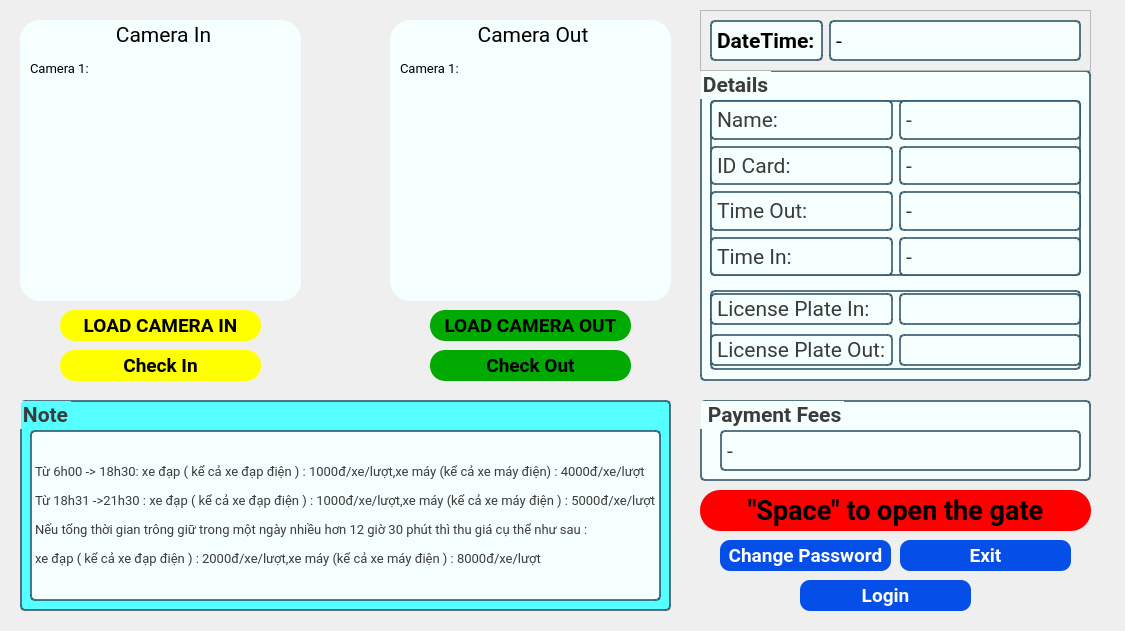
<?xml version="1.0" encoding="UTF-8"?>
<ui version="4.0">
 <class>Form</class>
 <widget class="QWidget" name="Form">
  <property name="geometry">
   <rect>
    <x>0</x>
    <y>0</y>
    <width>1125</width>
    <height>631</height>
   </rect>
  </property>
  <property name="sizePolicy">
   <sizepolicy hsizetype="Fixed" vsizetype="Fixed">
    <horstretch>0</horstretch>
    <verstretch>0</verstretch>
   </sizepolicy>
  </property>
  <property name="windowTitle">
   <string>Form</string>
  </property>
  <widget class="QPushButton" name="pushButtonExit">
   <property name="geometry">
    <rect>
     <x>900</x>
     <y>540</y>
     <width>171</width>
     <height>31</height>
    </rect>
   </property>
   <property name="font">
    <font>
     <family>Roboto</family>
     <pointsize>14</pointsize>
     <weight>75</weight>
     <bold>true</bold>
    </font>
   </property>
   <property name="styleSheet">
    <string notr="true">QPushButton#pushButtonExit{
	background-color:rgb(6, 78, 232);
	color: rgb(255, 255, 255);
	border-radius:10px;
}
QPushButton#pushButtonExit:pressed{
	padding-left:5px;
 	padding-top:5px;
	background-color:rgba(255,0,0,255);
	background-position:calc(100%-10px)center;
}
QPushButton#pushButtonExit:hover{
	background-color:rgb(0, 255, 0);
}
</string>
   </property>
   <property name="text">
    <string>Exit</string>
   </property>
  </widget>
  <widget class="QPushButton" name="pushButtonChangePassword">
   <property name="geometry">
    <rect>
     <x>720</x>
     <y>540</y>
     <width>171</width>
     <height>31</height>
    </rect>
   </property>
   <property name="font">
    <font>
     <family>Roboto</family>
     <pointsize>14</pointsize>
     <weight>75</weight>
     <bold>true</bold>
    </font>
   </property>
   <property name="styleSheet">
    <string notr="true">QPushButton#pushButtonChangePassword{
	background-color:rgb(6, 78, 232);
	color: rgb(255, 255, 255);
	border-radius:10px;
}
QPushButton#pushButtonChangePassword:pressed{
	padding-left:5px;
 	padding-top:5px;
	background-color:rgba(255,0,0,255);
	background-position:calc(100%-10px)center;
}
QPushButton#pushButtonChangePassword:hover{
	background-color:rgb(0, 255, 0);
}
</string>
   </property>
   <property name="text">
    <string>Change Password</string>
   </property>
  </widget>
  <widget class="QPushButton" name="pushButtonOpenIn">
   <property name="geometry">
    <rect>
     <x>60</x>
     <y>310</y>
     <width>201</width>
     <height>31</height>
    </rect>
   </property>
   <property name="sizePolicy">
    <sizepolicy hsizetype="Fixed" vsizetype="Fixed">
     <horstretch>0</horstretch>
     <verstretch>0</verstretch>
    </sizepolicy>
   </property>
   <property name="font">
    <font>
     <family>Roboto</family>
     <pointsize>14</pointsize>
     <weight>75</weight>
     <bold>true</bold>
    </font>
   </property>
   <property name="styleSheet">
    <string notr="true">QPushButton#pushButtonOpenIn
{
	border-radius: 15px;
	color: rgb(0, 0, 0);
	background-color: rgb(255, 255, 0);
}

QPushButton#pushButtonOpenIn:hover
{
	padding-left: 2px;
	padding-top: 2px;
	color: rgb(255, 0, 0);
}

QPushButton#pushButtonOpenIn:pressed
{
	padding: 2px;
	color: rgba(255,255,255,255);
	background-color: rgb(255, 0, 0);
}</string>
   </property>
   <property name="text">
    <string>LOAD CAMERA IN</string>
   </property>
  </widget>
  <widget class="QGroupBox" name="groupBoxCameraIn">
   <property name="geometry">
    <rect>
     <x>20</x>
     <y>20</y>
     <width>281</width>
     <height>281</height>
    </rect>
   </property>
   <property name="font">
    <font>
     <family>Roboto</family>
     <pointsize>16</pointsize>
     <weight>50</weight>
     <bold>false</bold>
    </font>
   </property>
   <property name="styleSheet">
    <string notr="true">background-color:rgb(245, 255, 253);
border-radius: 20px;</string>
   </property>
   <property name="title">
    <string>Camera In</string>
   </property>
   <property name="alignment">
    <set>Qt::AlignCenter</set>
   </property>
   <widget class="QLabel" name="labelCamera1">
    <property name="geometry">
     <rect>
      <x>10</x>
      <y>40</y>
      <width>59</width>
      <height>16</height>
     </rect>
    </property>
    <property name="font">
     <font>
      <family>Roboto</family>
      <pointsize>10</pointsize>
     </font>
    </property>
    <property name="text">
     <string>Camera 1:</string>
    </property>
   </widget>
   <widget class="QGraphicsView" name="graphicsView">
    <property name="geometry">
     <rect>
      <x>60</x>
      <y>70</y>
      <width>200</width>
      <height>200</height>
     </rect>
    </property>
   </widget>
   <widget class="QGroupBox" name="groupBoxCameraIn_2">
    <property name="geometry">
     <rect>
      <x>0</x>
      <y>0</y>
      <width>281</width>
      <height>281</height>
     </rect>
    </property>
    <property name="sizePolicy">
     <sizepolicy hsizetype="Fixed" vsizetype="Fixed">
      <horstretch>0</horstretch>
      <verstretch>0</verstretch>
     </sizepolicy>
    </property>
    <property name="font">
     <font>
      <family>Roboto</family>
      <pointsize>16</pointsize>
      <weight>50</weight>
      <bold>false</bold>
     </font>
    </property>
    <property name="styleSheet">
     <string notr="true">background-color:rgb(245, 255, 253);
border-radius: 20px;</string>
    </property>
    <property name="title">
     <string>Camera In</string>
    </property>
    <property name="alignment">
     <set>Qt::AlignCenter</set>
    </property>
    <widget class="QLabel" name="labelCamera1_1">
     <property name="geometry">
      <rect>
       <x>10</x>
       <y>40</y>
       <width>59</width>
       <height>16</height>
      </rect>
     </property>
     <property name="font">
      <font>
       <family>Roboto</family>
       <pointsize>10</pointsize>
      </font>
     </property>
     <property name="text">
      <string>Camera 1:</string>
     </property>
    </widget>
    <widget class="QGraphicsView" name="graphicsViewCameraIn">
     <property name="geometry">
      <rect>
       <x>60</x>
       <y>70</y>
       <width>200</width>
       <height>200</height>
      </rect>
     </property>
    </widget>
   </widget>
  </widget>
  <widget class="QGroupBox" name="groupBoxNote">
   <property name="geometry">
    <rect>
     <x>20</x>
     <y>400</y>
     <width>651</width>
     <height>211</height>
    </rect>
   </property>
   <property name="sizePolicy">
    <sizepolicy hsizetype="Fixed" vsizetype="Fixed">
     <horstretch>0</horstretch>
     <verstretch>0</verstretch>
    </sizepolicy>
   </property>
   <property name="font">
    <font>
     <family>Roboto</family>
     <pointsize>16</pointsize>
     <weight>75</weight>
     <bold>true</bold>
    </font>
   </property>
   <property name="styleSheet">
    <string notr="true">border: 2px solid rgba(0,0,0,0);
border-color: rgba(46,82,101,200);
color: rgb(59, 59, 59);
background-color: rgb(85, 255, 255);
border-radius:5px;

</string>
   </property>
   <property name="title">
    <string>Note</string>
   </property>
   <property name="alignment">
    <set>Qt::AlignLeading|Qt::AlignLeft|Qt::AlignTop</set>
   </property>
   <widget class="QLabel" name="labelNote">
    <property name="geometry">
     <rect>
      <x>10</x>
      <y>30</y>
      <width>631</width>
      <height>171</height>
     </rect>
    </property>
    <property name="sizePolicy">
     <sizepolicy hsizetype="Fixed" vsizetype="Fixed">
      <horstretch>0</horstretch>
      <verstretch>0</verstretch>
     </sizepolicy>
    </property>
    <property name="font">
     <font>
      <family>Roboto</family>
      <pointsize>10</pointsize>
     </font>
    </property>
    <property name="styleSheet">
     <string notr="true">background-color:rgb(245, 255, 253);
color::rgb(245, 255, 253);
border-radius:5px;</string>
    </property>
    <property name="text">
     <string>&lt;html&gt;&lt;head/&gt;&lt;body&gt;&lt;p&gt;Từ 6h00 -&amp;gt; 18h30: xe đạp ( kể cả xe đạp điện ) : 1000đ/xe/lượt,xe máy (kể cả xe máy điện) : 4000đ/xe/lượt&lt;/p&gt;&lt;p&gt;Từ 18h31 -&amp;gt;21h30 : xe đạp ( kể cả xe đạp điện ) : 1000đ/xe/lượt,xe máy (kể cả xe máy điện ) : 5000đ/xe/lượt&lt;/p&gt;&lt;p&gt;Nếu tổng thời gian trông giữ trong một ngày nhiều hơn 12 giờ 30 phút thì thu giá cụ thể như sau : &lt;/p&gt;&lt;p&gt;xe đạp ( kể cả xe đạp điện ) : 2000đ/xe/lượt,xe máy (kể cả xe máy điện ) : 8000đ/xe/lượt&lt;/p&gt;&lt;/body&gt;&lt;/html&gt;</string>
    </property>
   </widget>
  </widget>
  <widget class="QPushButton" name="pushButtonLogin">
   <property name="geometry">
    <rect>
     <x>800</x>
     <y>580</y>
     <width>171</width>
     <height>31</height>
    </rect>
   </property>
   <property name="font">
    <font>
     <family>Roboto</family>
     <pointsize>14</pointsize>
     <weight>75</weight>
     <bold>true</bold>
    </font>
   </property>
   <property name="styleSheet">
    <string notr="true">QPushButton#pushButtonLogin{
	background-color:rgb(6, 78, 232);
	color: rgb(255, 255, 255);
	border-radius:10px;
}
QPushButton#pushButtonLogin:pressed{
	padding-left:5px;
 	padding-top:5px;
	background-color:rgba(255,0,0,255);
	background-position:calc(100%-10px)center;
}
QPushButton#pushButtonLogin:hover{
	background-color:rgb(0, 255, 0);
}
</string>
   </property>
   <property name="text">
    <string>Login</string>
   </property>
  </widget>
  <widget class="QGroupBox" name="groupBoxPaymentFees">
   <property name="geometry">
    <rect>
     <x>700</x>
     <y>400</y>
     <width>391</width>
     <height>81</height>
    </rect>
   </property>
   <property name="font">
    <font>
     <family>Roboto</family>
     <pointsize>16</pointsize>
     <weight>75</weight>
     <bold>true</bold>
    </font>
   </property>
   <property name="styleSheet">
    <string notr="true">background-color:rgb(245, 255, 253);
border: 2px solid rgba(0,0,0,0);
border-color: rgba(46,82,101,200);
color: rgb(59, 59, 59);
border-radius:5px;</string>
   </property>
   <property name="title">
    <string> Payment Fees</string>
   </property>
   <widget class="QLabel" name="labelShowPaymentFees">
    <property name="geometry">
     <rect>
      <x>20</x>
      <y>30</y>
      <width>361</width>
      <height>41</height>
     </rect>
    </property>
    <property name="font">
     <font>
      <family>Roboto</family>
      <pointsize>16</pointsize>
      <weight>50</weight>
      <bold>false</bold>
     </font>
    </property>
    <property name="styleSheet">
     <string notr="true">background-color:rgb(245, 255, 253);
border-radius:5px;</string>
    </property>
    <property name="text">
     <string>-</string>
    </property>
   </widget>
  </widget>
  <widget class="QGroupBox" name="groupBoxCameraOut">
   <property name="geometry">
    <rect>
     <x>390</x>
     <y>20</y>
     <width>281</width>
     <height>281</height>
    </rect>
   </property>
   <property name="sizePolicy">
    <sizepolicy hsizetype="Fixed" vsizetype="Fixed">
     <horstretch>0</horstretch>
     <verstretch>0</verstretch>
    </sizepolicy>
   </property>
   <property name="font">
    <font>
     <family>Roboto</family>
     <pointsize>16</pointsize>
     <weight>50</weight>
     <bold>false</bold>
    </font>
   </property>
   <property name="styleSheet">
    <string notr="true">background-color:rgb(245, 255, 253);
border-radius: 20px;</string>
   </property>
   <property name="title">
    <string>Camera Out</string>
   </property>
   <property name="alignment">
    <set>Qt::AlignCenter</set>
   </property>
   <widget class="QLabel" name="labelCamera1_2">
    <property name="geometry">
     <rect>
      <x>10</x>
      <y>40</y>
      <width>59</width>
      <height>16</height>
     </rect>
    </property>
    <property name="font">
     <font>
      <family>Roboto</family>
      <pointsize>10</pointsize>
     </font>
    </property>
    <property name="text">
     <string>Camera 1:</string>
    </property>
   </widget>
   <widget class="QGraphicsView" name="graphicsViewCameraOut">
    <property name="geometry">
     <rect>
      <x>60</x>
      <y>70</y>
      <width>200</width>
      <height>200</height>
     </rect>
    </property>
   </widget>
  </widget>
  <widget class="QPushButton" name="pushButtonSpace">
   <property name="geometry">
    <rect>
     <x>700</x>
     <y>490</y>
     <width>391</width>
     <height>41</height>
    </rect>
   </property>
   <property name="font">
    <font>
     <family>Roboto</family>
     <pointsize>20</pointsize>
     <weight>75</weight>
     <bold>true</bold>
    </font>
   </property>
   <property name="styleSheet">
    <string notr="true">QPushButton#pushButtonSpace
{
	background-color:rgba(255,0,0,255);
	color:rgba(0,0,0, 255);
	border-radius:20px;
}
QPushButton#pushButtonSpace:pressed
{
	padding-left:5px;
 	padding-top:5px;
	background-color:rgba(255,0,0,255);
	background-position:calc(100%-10px)center;
}
QPushButton#pushButtonSpace:hover
{
	background-color:rgb(0, 255, 0);
}
</string>
   </property>
   <property name="text">
    <string>&quot;Space&quot; to open the gate</string>
   </property>
  </widget>
  <widget class="QPushButton" name="pushButtonCheckIn">
   <property name="geometry">
    <rect>
     <x>60</x>
     <y>350</y>
     <width>201</width>
     <height>31</height>
    </rect>
   </property>
   <property name="sizePolicy">
    <sizepolicy hsizetype="Fixed" vsizetype="Fixed">
     <horstretch>0</horstretch>
     <verstretch>0</verstretch>
    </sizepolicy>
   </property>
   <property name="font">
    <font>
     <family>Roboto</family>
     <pointsize>14</pointsize>
     <weight>75</weight>
     <bold>true</bold>
    </font>
   </property>
   <property name="styleSheet">
    <string notr="true">QPushButton#pushButtonCheckIn
{
	border-radius: 15px;
	color: rgb(0, 0, 0);
	background-color: rgb(255, 255, 0);
}

QPushButton#pushButtonCheckIn:hover
{
	padding-left: 2px;
	padding-top: 2px;
	color: rgb(255, 0, 0);
}

QPushButton#pushButtonCheckIn:pressed
{
	padding: 2px;
	color: rgba(255,255,255,255);
	background-color: rgb(255, 0, 0);
}</string>
   </property>
   <property name="text">
    <string>Check In</string>
   </property>
  </widget>
  <widget class="QGroupBox" name="groupBoxDetails">
   <property name="geometry">
    <rect>
     <x>700</x>
     <y>70</y>
     <width>391</width>
     <height>311</height>
    </rect>
   </property>
   <property name="font">
    <font>
     <family>Roboto</family>
     <pointsize>16</pointsize>
     <weight>75</weight>
     <bold>true</bold>
    </font>
   </property>
   <property name="styleSheet">
    <string notr="true">background-color:rgb(245, 255, 253);
border: 2px solid rgba(0,0,0,0);
border-color: rgba(46,82,101,200);
color: rgb(59, 59, 59);
border-radius:5px;</string>
   </property>
   <property name="title">
    <string>Details</string>
   </property>
   <property name="alignment">
    <set>Qt::AlignBottom|Qt::AlignLeading|Qt::AlignLeft</set>
   </property>
   <widget class="QWidget" name="gridLayoutWidget_2">
    <property name="geometry">
     <rect>
      <x>10</x>
      <y>30</y>
      <width>371</width>
      <height>176</height>
     </rect>
    </property>
    <layout class="QGridLayout" name="gridLayoutDetails">
     <item row="1" column="0">
      <widget class="QLabel" name="labelIDCard">
       <property name="font">
        <font>
         <family>Roboto</family>
         <pointsize>16</pointsize>
         <weight>50</weight>
         <bold>false</bold>
        </font>
       </property>
       <property name="styleSheet">
        <string notr="true">background-color:rgb(245, 255, 253);
border-radius:5px;</string>
       </property>
       <property name="text">
        <string>ID Card:</string>
       </property>
      </widget>
     </item>
     <item row="3" column="0">
      <widget class="QLabel" name="labelTimeIn">
       <property name="font">
        <font>
         <family>Roboto</family>
         <pointsize>16</pointsize>
         <weight>50</weight>
         <bold>false</bold>
        </font>
       </property>
       <property name="styleSheet">
        <string notr="true">background-color:rgb(245, 255, 253);
border-radius:5px;</string>
       </property>
       <property name="text">
        <string>Time In:</string>
       </property>
      </widget>
     </item>
     <item row="2" column="0">
      <widget class="QLabel" name="labelTimeOut">
       <property name="font">
        <font>
         <family>Roboto</family>
         <pointsize>16</pointsize>
         <weight>50</weight>
         <bold>false</bold>
        </font>
       </property>
       <property name="styleSheet">
        <string notr="true">background-color:rgb(245, 255, 253);
border-radius:5px;</string>
       </property>
       <property name="text">
        <string>Time Out:</string>
       </property>
      </widget>
     </item>
     <item row="2" column="1">
      <widget class="QLabel" name="labelShowTimeOut">
       <property name="font">
        <font>
         <family>Roboto</family>
         <pointsize>16</pointsize>
         <weight>50</weight>
         <bold>false</bold>
        </font>
       </property>
       <property name="styleSheet">
        <string notr="true">background-color:rgb(245, 255, 253);
border-radius:5px;</string>
       </property>
       <property name="text">
        <string>-</string>
       </property>
      </widget>
     </item>
     <item row="1" column="1">
      <widget class="QLabel" name="labelShowIDCard">
       <property name="font">
        <font>
         <family>Roboto</family>
         <pointsize>16</pointsize>
         <weight>50</weight>
         <bold>false</bold>
        </font>
       </property>
       <property name="styleSheet">
        <string notr="true">background-color:rgb(245, 255, 253);
border-radius:5px;</string>
       </property>
       <property name="text">
        <string>-</string>
       </property>
      </widget>
     </item>
     <item row="3" column="1">
      <widget class="QLabel" name="labelShowTimeIn">
       <property name="font">
        <font>
         <family>Roboto</family>
         <pointsize>16</pointsize>
         <weight>50</weight>
         <bold>false</bold>
        </font>
       </property>
       <property name="styleSheet">
        <string notr="true">background-color:rgb(245, 255, 253);
border-radius:5px;</string>
       </property>
       <property name="text">
        <string>-</string>
       </property>
      </widget>
     </item>
     <item row="0" column="0">
      <widget class="QLabel" name="labelName">
       <property name="font">
        <font>
         <family>Roboto</family>
         <pointsize>16</pointsize>
         <weight>50</weight>
         <bold>false</bold>
        </font>
       </property>
       <property name="styleSheet">
        <string notr="true">background-color:rgb(245, 255, 253);
border-radius:5px;</string>
       </property>
       <property name="text">
        <string>Name:</string>
       </property>
      </widget>
     </item>
     <item row="0" column="1">
      <widget class="QLabel" name="labelShowName">
       <property name="font">
        <font>
         <family>Roboto</family>
         <pointsize>16</pointsize>
         <weight>50</weight>
         <bold>false</bold>
        </font>
       </property>
       <property name="styleSheet">
        <string notr="true">background-color:rgb(245, 255, 253);
border-radius:5px;</string>
       </property>
       <property name="text">
        <string>-</string>
       </property>
      </widget>
     </item>
    </layout>
   </widget>
   <widget class="QWidget" name="gridLayoutWidget_3">
    <property name="geometry">
     <rect>
      <x>10</x>
      <y>220</y>
      <width>371</width>
      <height>80</height>
     </rect>
    </property>
    <layout class="QGridLayout" name="gridLayoutLicensePlate">
     <item row="0" column="0">
      <widget class="QLabel" name="labelName_7">
       <property name="font">
        <font>
         <family>Roboto</family>
         <pointsize>16</pointsize>
         <weight>50</weight>
         <bold>false</bold>
        </font>
       </property>
       <property name="styleSheet">
        <string notr="true">background-color:rgb(245, 255, 253);
border-radius:5px;</string>
       </property>
       <property name="text">
        <string>License Plate In:</string>
       </property>
      </widget>
     </item>
     <item row="1" column="0">
      <widget class="QLabel" name="labelName_6">
       <property name="font">
        <font>
         <family>Roboto</family>
         <pointsize>16</pointsize>
         <weight>50</weight>
         <bold>false</bold>
        </font>
       </property>
       <property name="styleSheet">
        <string notr="true">background-color:rgb(245, 255, 253);
border-radius:5px;</string>
       </property>
       <property name="text">
        <string>License Plate Out:</string>
       </property>
      </widget>
     </item>
     <item row="0" column="1">
      <widget class="QLineEdit" name="lineEditLicensePlateIn">
       <property name="font">
        <font>
         <family>Roboto</family>
         <pointsize>16</pointsize>
        </font>
       </property>
       <property name="styleSheet">
        <string notr="true">background-color:rgb(245, 255, 253);
border-radius:5px;</string>
       </property>
      </widget>
     </item>
     <item row="1" column="1">
      <widget class="QLineEdit" name="lineEditlineEditLicensePlateOut">
       <property name="font">
        <font>
         <family>Roboto</family>
         <pointsize>16</pointsize>
        </font>
       </property>
       <property name="styleSheet">
        <string notr="true">background-color:rgb(245, 255, 253);
border-radius:5px;</string>
       </property>
      </widget>
     </item>
    </layout>
   </widget>
  </widget>
  <widget class="QPushButton" name="pushButtonOpenOut">
   <property name="geometry">
    <rect>
     <x>430</x>
     <y>310</y>
     <width>201</width>
     <height>31</height>
    </rect>
   </property>
   <property name="sizePolicy">
    <sizepolicy hsizetype="Fixed" vsizetype="Fixed">
     <horstretch>0</horstretch>
     <verstretch>0</verstretch>
    </sizepolicy>
   </property>
   <property name="font">
    <font>
     <family>Roboto</family>
     <pointsize>14</pointsize>
     <weight>75</weight>
     <bold>true</bold>
    </font>
   </property>
   <property name="styleSheet">
    <string notr="true">QPushButton#pushButtonOpenOut
{
	border-radius: 15px;
	color: rgb(0, 0, 0);
	background-color: rgb(0, 170, 0);
}

QPushButton#pushButtonOpenOut:hover
{
	padding-left: 2px;
	padding-top: 2px;
	color: rgb(255, 0, 0);
}

QPushButton#pushButtonOpenOut:pressed
{
	padding: 2px;
	color: rgba(255,255,255,255);
	background-color: rgb(255, 0, 0);
}</string>
   </property>
   <property name="text">
    <string>LOAD CAMERA OUT</string>
   </property>
  </widget>
  <widget class="QPushButton" name="pushButtonCheckOut">
   <property name="geometry">
    <rect>
     <x>430</x>
     <y>350</y>
     <width>201</width>
     <height>31</height>
    </rect>
   </property>
   <property name="font">
    <font>
     <family>Roboto</family>
     <pointsize>14</pointsize>
     <weight>75</weight>
     <bold>true</bold>
    </font>
   </property>
   <property name="styleSheet">
    <string notr="true">QPushButton#pushButtonCheckOut
{
	border-radius: 15px;
	color: rgb(0, 0, 0);
	background-color: rgb(0, 170, 0);
}

QPushButton#pushButtonCheckOut:hover
{
	padding-left: 2px;
	padding-top: 2px;
	color: rgb(255, 0, 0);
}

QPushButton#pushButtonCheckOut:pressed
{
	padding: 2px;
	color: rgba(255,255,255,255);
	background-color: rgb(255, 0, 0);
}</string>
   </property>
   <property name="text">
    <string>Check Out</string>
   </property>
  </widget>
  <widget class="QFrame" name="frameDateTime">
   <property name="geometry">
    <rect>
     <x>700</x>
     <y>10</y>
     <width>391</width>
     <height>61</height>
    </rect>
   </property>
   <property name="frameShape">
    <enum>QFrame::StyledPanel</enum>
   </property>
   <property name="frameShadow">
    <enum>QFrame::Raised</enum>
   </property>
   <widget class="QWidget" name="gridLayoutWidget">
    <property name="geometry">
     <rect>
      <x>10</x>
      <y>10</y>
      <width>371</width>
      <height>41</height>
     </rect>
    </property>
    <layout class="QGridLayout" name="gridLayoutDateTime">
     <property name="sizeConstraint">
      <enum>QLayout::SetDefaultConstraint</enum>
     </property>
     <item row="0" column="0">
      <widget class="QLabel" name="labelDateTime">
       <property name="sizePolicy">
        <sizepolicy hsizetype="Fixed" vsizetype="Preferred">
         <horstretch>0</horstretch>
         <verstretch>0</verstretch>
        </sizepolicy>
       </property>
       <property name="font">
        <font>
         <family>Roboto</family>
         <pointsize>16</pointsize>
         <weight>75</weight>
         <bold>true</bold>
        </font>
       </property>
       <property name="styleSheet">
        <string notr="true">background-color: rgb(245, 255, 253);
border-radius: 5px;
border: 2px solid rgba(0,0,0,0);
border-color: rgba(46,82,101,200);
</string>
       </property>
       <property name="text">
        <string>DateTime:</string>
       </property>
      </widget>
     </item>
     <item row="0" column="1">
      <widget class="QLabel" name="labelShowDateTime">
       <property name="font">
        <font>
         <family>Roboto</family>
         <pointsize>16</pointsize>
         <weight>50</weight>
         <bold>false</bold>
        </font>
       </property>
       <property name="styleSheet">
        <string notr="true">background-color: rgb(245, 255, 253);
border-radius: 5px;
border: 2px solid rgba(0,0,0,0);
border-color: rgba(46,82,101,200);

</string>
       </property>
       <property name="text">
        <string>-</string>
       </property>
      </widget>
     </item>
    </layout>
   </widget>
  </widget>
 </widget>
 <resources/>
 <connections/>
</ui>
